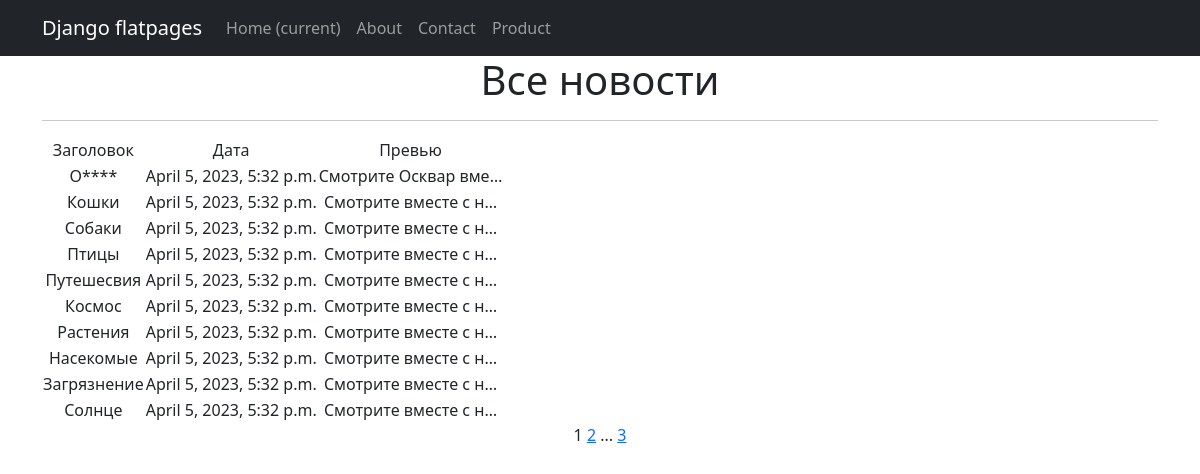
/articles/, run on an earlier commit of the app's database.
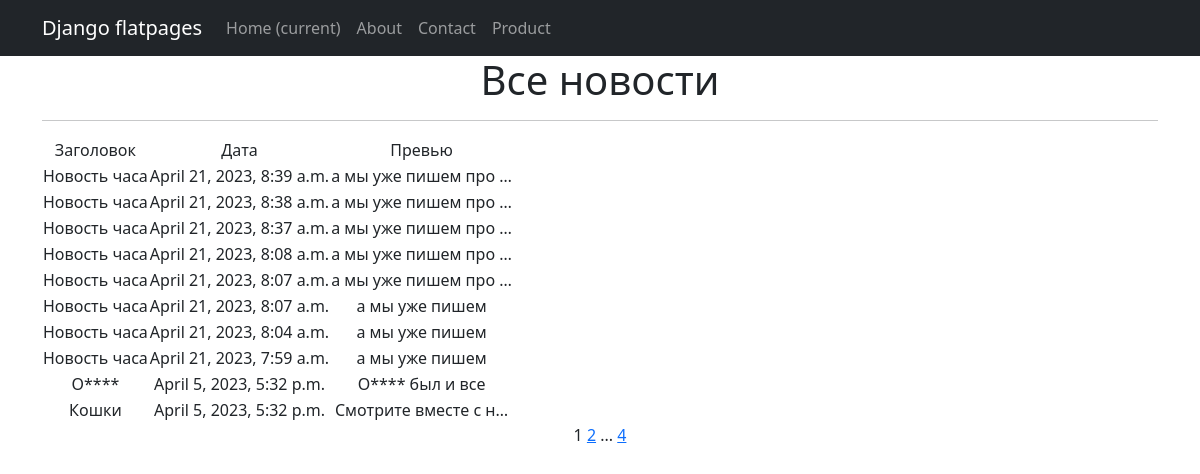
And on a later commit of the database.
### News_Portal/models.py (models this page shows, shortened)
class Post(models.Model):
    author = models.ForeignKey(Author, on_delete=models.CASCADE)
    type = models.CharField(max_length=2, choices=TYPES, default="news")
    creation_time = models.DateTimeField(auto_now_add=True)
    category = models.ManyToManyField(Category, through="PostCategory")
    title = models.CharField(max_length=255, default="Новость часа")
    text = models.TextField(default="а мы уже пишем")
    rating = models.FloatField(default=0.0)

### News_Portal/views.py (the view, shortened to what this page needs)
# urls.py: path("", NewsList.as_view(), name="news_list"),
class NewsList(ListView):
    model = Post
    ordering = "-creation_time"
    template_name = "news.html"
    context_object_name = "news"
    paginate_by = 10
    def get_queryset(self):
        queryset = super().get_queryset()
        self.filterset = PostFilter(self.request.GET, queryset)
        return self.filterset.qs
    def get_context_data(self, **kwargs):
        context = super().get_context_data(**kwargs)
        context["filterset"] = self.filterset
        return context

### News_Portal/templatetags/custom_filters.py (called while the page is built)
@register.filter()
def censor(text):
    if not isinstance(text, str):
        raise ValueError("мы только тексты цензурируем в нашей редакции")
    for bad_word in BANNED_WORDS:
        if bad_word in text:
            censored = bad_word[0] + ("*" * (len(bad_word) - 1))
            text = text.replace(bad_word, censored)
        if bad_word.capitalize() in text:
            censored = bad_word[0].capitalize() + ("*" * (len(bad_word) - 1))
            text = text.replace(bad_word, censored)
    return text

### News_Portal/templates/news.html (shortened to what this page needs)
{% extends 'flatpages/default.html' %}
{% load custom_filters %}
{% block content %}
   <h1>Все новости</h1>
   <hr>
   {% if news %}
       <table>
           <tr>
               <td>Заголовок</td>
               <td>Дата</td>
               <td>Превью</td>
           </tr>
           {% for post in news %}
           <tr>
               <td>{{ post.title|censor }}</td>
               <td>{{ post.creation_time }}</td>
               <td>{{ post.text|truncatechars:20|censor }}</td>
           </tr>
           {% endfor %}
       </table>
   {% else %}
       <h2>Новостей нет!</h2>
   {% endif %}
   {{ page_obj.number }}
   {% if page_obj.has_next %}
       <a href="?page={{ page_obj.next_page_number }}">{{ page_obj.next_page_number }}</a>
       {% if paginator.num_pages != page_obj.next_page_number %}
           ...
           <a href="?page={{ page_obj.paginator.num_pages }}">{{ page_obj.paginator.num_pages }}</a>
       {% endif %}
   {% endif %}
{% endblock content %}

What changed in the data, as far as the page shows it:
no longer on this page (row edited): Post: title|censor "Собаки", creation_time "April 5, 2023, 5:32 p.m.", text|censor "Смотрите вместе с н…"
no longer on this page (row unchanged): Post: title|censor "Птицы", creation_time "April 5, 2023, 5:32 p.m.", text|censor "Смотрите вместе с н…"
no longer on this page (row unchanged): Post: title|censor "Путешесвия", creation_time "April 5, 2023, 5:32 p.m.", text|censor "Смотрите вместе с н…"
no longer on this page (row unchanged): Post: title|censor "Космос", creation_time "April 5, 2023, 5:32 p.m.", text|censor "Смотрите вместе с н…"
no longer on this page (row unchanged): Post: title|censor "Растения", creation_time "April 5, 2023, 5:32 p.m.", text|censor "Смотрите вместе с н…"
no longer on this page (row unchanged): Post: title|censor "Насекомые", creation_time "April 5, 2023, 5:32 p.m.", text|censor "Смотрите вместе с н…"
no longer on this page (row unchanged): Post: title|censor "Загрязнение", creation_time "April 5, 2023, 5:32 p.m.", text|censor "Смотрите вместе с н…"
no longer on this page (row unchanged): Post: title|censor "Солнце", creation_time "April 5, 2023, 5:32 p.m.", text|censor "Смотрите вместе с н…"
added Post: title|censor "Новость часа", creation_time "April 21, 2023, 8:39 a.m.", text|censor "а мы уже пишем про …"
added Post: title|censor "Новость часа", creation_time "April 21, 2023, 8:38 a.m.", text|censor "а мы уже пишем про …"
added Post: title|censor "Новость часа", creation_time "April 21, 2023, 8:37 a.m.", text|censor "а мы уже пишем про …"
added Post: title|censor "Новость часа", creation_time "April 21, 2023, 8:08 a.m.", text|censor "а мы уже пишем про …"
added Post: title|censor "Новость часа", creation_time "April 21, 2023, 8:07 a.m.", text|censor "а мы уже пишем про …"
added Post: title|censor "Новость часа", creation_time "April 21, 2023, 8:07 a.m.", text|censor "а мы уже пишем"
added Post: title|censor "Новость часа", creation_time "April 21, 2023, 8:04 a.m.", text|censor "а мы уже пишем"
added Post: title|censor "Новость часа", creation_time "April 21, 2023, 7:59 a.m.", text|censor "а мы уже пишем"
changed Post: text|censor "Смотрите Осквар вме…" → "О**** был и все"
Also different on the page:
{{ page_obj.paginator.num_pages }}: "3" → "4"
